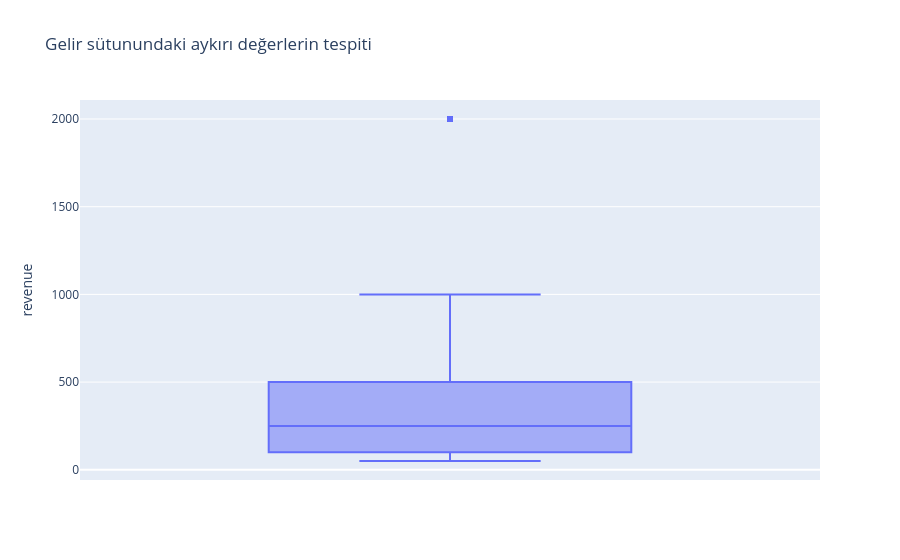

This figure's notebook cell:
### Code cell
# revenue sütunundaki negatif değerleri kaldırdıktan sonra bu sütundaki boş verilerin ortalama mı yoksa medyanla mı doldurulacağına karar vermek için boxplot çizelim.
fig=px.box( # box plot grafiğini kullanarak outlier (uçdeğer) tespiti yapıyoruz.
    cleaned_df,
    y = "revenue",
    points="outliers", # outlier noktaları gösterir.
    title = "Gelir sütunundaki aykırı değerlerin tespiti"
) 
fig.show()

### Figure 1 — Plotly figure (JSON) as saved in the notebook; plotly's stock layout.template omitted (floating-point values rounded to 4 significant figures; data arrays with more than 128 entries replaced by an {"elided": "..."} marker saying what was removed)
{"data": [{"alignmentgroup": "True", "boxpoints": "outliers", "hovertemplate": "revenue=%{y}<extra></extra>", "legendgroup": "", "marker": {"color": "#636efa"}, "name": "", "notched": false, "offsetgroup": "", "orientation": "v", "showlegend": false, "type": "box", "x0": " ", "xaxis": "x", "y": {"elided": "948 float values"}, "y0": " ", "yaxis": "y"}], "layout": {"boxmode": "group", "legend": {"tracegroupgap": 0}, "title": {"text": "Gelir sütunundaki aykırı değerlerin tespiti"}, "xaxis": {"anchor": "y", "domain": [0, 1]}, "yaxis": {"anchor": "x", "domain": [0, 1], "title": {"text": "revenue"}}}}
